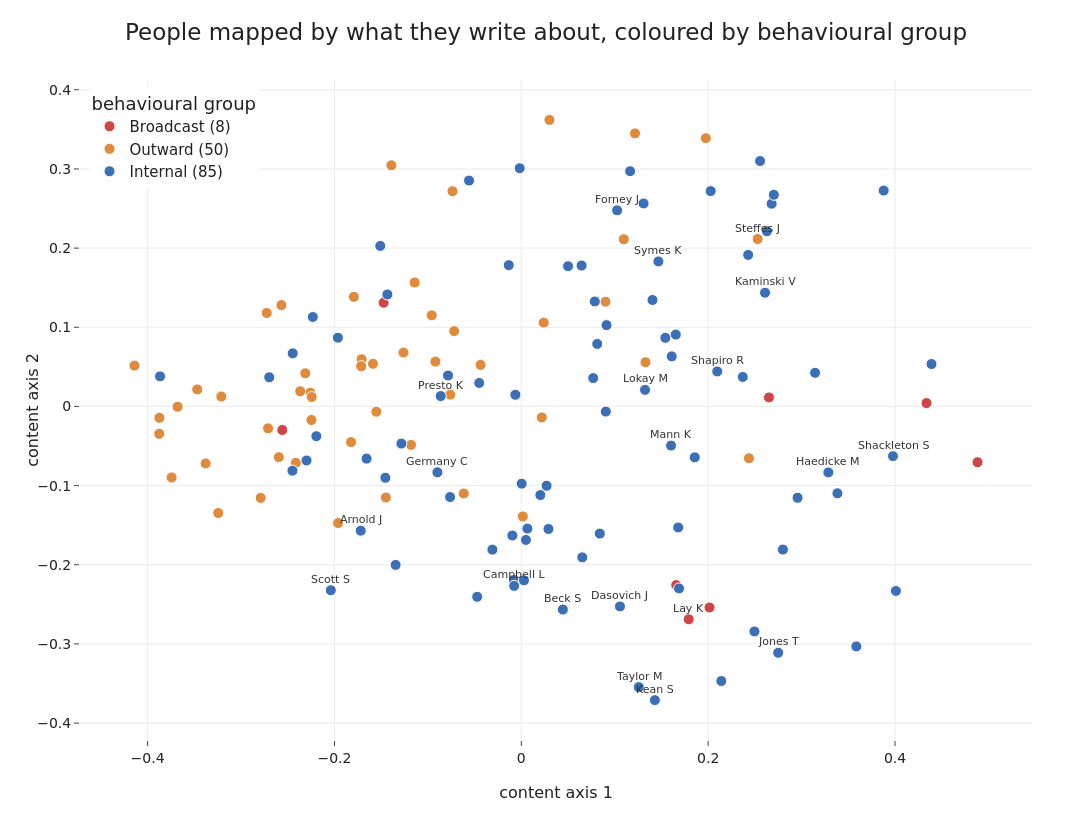

The notebook cell this image was saved under:
### Markdown cell above
## What the content space is organised by

If the body identifies the person but not their behavioural group, what *does* it
encode? Averaging each person's message embeddings into a single point and
projecting those points to two dimensions gives a map of the corpus by writing
content. Colour marks the behavioural group; the layout comes only from the text.

The behavioural colours do not form clean territories. The internal majority is
spread across the whole map and the handful of broadcasters sit among them; the
outward-facing group leans to one side but bleeds heavily into the middle rather
than separating. What organises the geometry is topical and structural: the
California-and-power names gather in one region, the trading and contracts desks
in others, regardless of behavioural group. That weak outward-facing lean is the
most the content carries, and it is exactly why the held-out classifier could
half-recover the outward group but fell below the majority baseline overall -
desk and subject matter cut across the behavioural roles instead of tracking them.

### Code cell
pe = pd.DataFrame(Xe, index=persons).groupby(level=0).mean()
pe = pe.loc[[p for p in ordered if p in pe.index]]
xy = PCA(n_components=2, random_state=0).fit_transform(normalize(pe.values))
pm = pd.DataFrame(xy, columns=["x", "y"], index=pe.index)

LABEL = [p for p in ["kaminski-v", "dasovich-j", "jones-t", "arnold-j", "forney-j",
         "lokay-m", "lay-k", "beck-s", "shackleton-s", "germany-c", "mann-k",
         "symes-k", "scott-s", "taylor-m", "shapiro-r", "steffes-j", "kean-s",
         "campbell-l", "haedicke-m", "presto-k"] if p in pm.index]
fig = go.Figure()
for grp in GROUPS:
    h = [p for p in pm.index if cl_name[p] == grp]
    fig.add_trace(go.Scatter(x=pm.loc[h, "x"], y=pm.loc[h, "y"], mode="markers",
        name=f"{SHORT[grp]} ({len(h)})", marker=dict(size=11, color=CMAP[grp],
        line=dict(width=1, color="white")),
        text=[disp(p) for p in h], hovertemplate="%{text}<extra></extra>"))
for p in LABEL:
    fig.add_annotation(x=pm.loc[p, "x"], y=pm.loc[p, "y"], text=disp(p),
        showarrow=False, yshift=11, font=dict(size=11, color="#333333"))
fig.update_layout(title="People mapped by what they write about, coloured by behavioural group",
    xaxis_title="content axis 1", yaxis_title="content axis 2",
    legend=dict(title="behavioural group", y=0.99, x=0.01))
save_fig(fig, "w6_3_content_map.png", w=1180, h=820, margin=dict(l=80, r=60, t=80, b=80))

### Figure 1 — Plotly figure (JSON) as saved in the notebook; plotly's stock layout.template omitted (floating-point values rounded to 4 significant figures)
{"data": [{"hovertemplate": "%{text}<extra></extra>", "marker": {"color": "#d04545", "line": {"color": "white", "width": 1}, "size": 11}, "mode": "markers", "name": "Broadcast (8)", "text": ["Williams W3", "Hain M", "Panus S", "Lay K", "Skilling J", "Whalley L", "Bailey S", "Baughman D"], "type": "scatter", "x": [-0.1474, 0.2015, 0.4883, 0.1791, 0.1658, 0.2651, 0.4337, -0.2558], "y": [0.131, -0.254, -0.07047, -0.2688, -0.2256, 0.01141, 0.004235, -0.02974]}, {"hovertemplate": "%{text}<extra></extra>", "marker": {"color": "#e08a3c", "line": {"color": "white", "width": 1}, "size": 11}, "mode": "markers", "name": "Outward (50)", "text": ["Steffes J", "Giron D", "Dorland C", "Rogers B", "Maggi M", "Parks J", "Quigley D", "Smith M", "Mims THURSTON-P", "Guzman M", "Hernandez J", "Richey C", "Davis D", "Zufferli J", "Kuykendall T", "Lucci P", "Carson M", "Ruscitti K", "Brawner S", "Pereira S", "Cuilla M", "Thomas P", "Ring A", "Storey G", "Harris S", "Platter P", "Sanchez M", "Ring R", "Dean C", "Keavey P", "Gang L", "Wolfe J", "Mckay B", "Quenet J", "Stepenovitch J", "Badeer R", "Solberg G", "Arora H", "Fischer M", "May L", "Pimenov V", "Swerzbin M", "Slinger R", "Hendrickson S", "Lewis A", "Townsend J", "Meyers A", "Donohoe T", "Saibi E", "Ermis F"], "type": "scatter", "x": [0.2529, -0.145, -0.1142, 0.1097, -0.2568, -0.2259, -0.2413, -0.1587, -0.3379, -0.414, -0.271, -0.3244, -0.1962, -0.1822, -0.3876, -0.321, -0.3873, -0.1261, -0.2312, 0.1329, -0.279, -0.1709, -0.2367, 0.001617, 0.02189, -0.2246, -0.3743, 0.2437, -0.3469, -0.07601, 0.1217, -0.2595, -0.1792, -0.3679, -0.2725, 0.09004, -0.1391, -0.09198, -0.0616, -0.07185, -0.1551, -0.09587, -0.07366, -0.2243, -0.118, 0.024, 0.03009, -0.04362, -0.1714, 0.1975], "y": [0.2115, -0.1151, 0.1566, 0.2112, 0.128, 0.01734, -0.07118, 0.05384, -0.072, 0.05161, -0.02765, -0.1346, -0.1473, -0.04501, -0.03452, 0.01254, -0.01435, 0.06803, 0.04192, 0.05587, -0.1155, 0.05962, 0.01916, -0.1389, -0.01389, -0.0171, -0.08976, -0.0654, 0.02152, 0.01493, 0.345, -0.06408, 0.1384, -0.0003997, 0.1181, 0.1323, 0.3046, 0.0566, -0.11, 0.09514, -0.006652, 0.1151, 0.2718, 0.01196, -0.04857, 0.1058, 0.362, 0.0525, 0.05079, 0.3389]}, {"hovertemplate": "%{text}<extra></extra>", "marker": {"color": "#3b6fb6", "line": {"color": "white", "width": 1}, "size": 11}, "mode": "markers", "name": "Internal (85)", "text": ["Dasovich J", "Kaminski V", "Mann K", "Shackleton S", "Jones T", "Germany C", "Lenhart M", "Taylor M", "Perlingiere D", "Nemec G", "Sanders R", "Kean S", "Scott S", "Bass E", "Beck S", "Arnold J", "Symes K", "Love P", "Sager E", "Lavorato J", "Stclair C", "Shankman J", "Kitchen L", "Cash M", "Fossum D", "Haedicke M", "Ward K", "Mcconnell M", "Watson K", "Blair L", "Presto K", "Farmer D", "Allen P", "Heard M", "Delainey D", "Hayslett R", "White S", "Derrick J", "Rodrique R", "Corman S", "Hyvl D", "Grigsby M", "Geaccone T", "Neal S", "Hyatt K", "Buy R", "Tycholiz B", "Stokley C", "Shapiro R", "Schoolcraft D", "Campbell L", "Causholli M", "Forney J", "Horton S", "Semperger C", "Mclaughlin E", "Lokay M", "Tholt J", "Shively H", "Keiser K", "Whitt M", "Zipper A", "Gay R", "Weldon C", "Griffith J", "Mckay J", "Scholtes D", "Sturm F", "Donoho L", "Hodge J", "Williams J", "Martin T", "Dickson S", "Mccarty D", "Ybarbo P", "Whalley G", "Schwieger J", "Crandell S", "Salisbury H", "Staab T", "Lokey T", "Rapp B", "Gilbertsmith D", "Reitmeyer J", "Holst K"], "type": "scatter", "x": [0.1056, 0.2608, 0.1603, 0.3978, 0.2749, -0.08982, -0.3867, 0.1257, 0.439, 0.2495, 0.2141, 0.1429, -0.2039, -0.03094, 0.04444, -0.1719, 0.1468, -0.2447, 0.1542, -0.1656, 0.3144, 0.1688, 0.006542, 0.237, -0.008038, 0.3287, 0.07694, 0.06526, 0.2679, 0.2555, -0.08627, 0.1679, 0.0003724, 0.2957, 0.2428, 0.2629, 0.2027, 0.3879, -0.1455, 0.02905, 0.3586, 0.05003, 0.09045, 0.08403, 0.02037, 0.2703, -0.009553, 0.09121, 0.2097, -0.006341, -0.007668, 0.08124, 0.1026, -0.1345, -0.2231, 0.1404, 0.1324, -0.2194, -0.04509, -0.01343, -0.04726, -0.1284, 0.002857, -0.245, -0.151, -0.1963, -0.05596, 0.1308, 0.02709, 0.4009, 0.1856, 0.06453, 0.3383, 0.1653, 0.161, -0.2299, -0.07845, -0.1434, -0.001732, 0.07866, 0.004945, 0.28, 0.1165, -0.2698, -0.07624], "y": [-0.2526, 0.1436, -0.04943, -0.06279, -0.3111, -0.08322, 0.03798, -0.3545, 0.05355, -0.2842, -0.3468, -0.371, -0.2321, -0.1809, -0.2565, -0.157, 0.1832, 0.06709, 0.08669, -0.0659, 0.04251, -0.2299, -0.1543, 0.03726, -0.2193, -0.08331, 0.03579, -0.1906, 0.2561, 0.31, 0.01308, -0.1529, -0.09757, -0.1154, 0.1914, 0.2213, 0.272, 0.2727, -0.09008, -0.1548, -0.3031, 0.1771, -0.006518, -0.1606, -0.112, 0.2673, -0.163, 0.1027, 0.04422, 0.01477, -0.2267, 0.07893, 0.2477, -0.2002, 0.113, 0.1345, 0.02093, -0.03759, 0.02965, 0.1785, -0.2404, -0.04691, -0.2197, -0.08115, 0.2028, 0.08678, 0.2853, 0.2564, -0.1002, -0.2331, -0.0643, 0.178, -0.1097, 0.09075, 0.06324, -0.06828, 0.03908, 0.1414, 0.3009, 0.1326, -0.1686, -0.1808, 0.2972, 0.03683, -0.1145]}], "layout": {"annotations": [{"font": {"color": "#333333", "size": 11}, "showarrow": false, "text": "Kaminski V", "x": 0.2608, "y": 0.1436, "yshift": 11}, {"font": {"color": "#333333", "size": 11}, "showarrow": false, "text": "Dasovich J", "x": 0.1056, "y": -0.2526, "yshift": 11}, {"font": {"color": "#333333", "size": 11}, "showarrow": false, "text": "Jones T", "x": 0.2749, "y": -0.3111, "yshift": 11}, {"font": {"color": "#333333", "size": 11}, "showarrow": false, "text": "Arnold J", "x": -0.1719, "y": -0.157, "yshift": 11}, {"font": {"color": "#333333", "size": 11}, "showarrow": false, "text": "Forney J", "x": 0.1026, "y": 0.2477, "yshift": 11}, {"font": {"color": "#333333", "size": 11}, "showarrow": false, "text": "Lokay M", "x": 0.1324, "y": 0.02093, "yshift": 11}, {"font": {"color": "#333333", "size": 11}, "showarrow": false, "text": "Lay K", "x": 0.1791, "y": -0.2688, "yshift": 11}, {"font": {"color": "#333333", "size": 11}, "showarrow": false, "text": "Beck S", "x": 0.04444, "y": -0.2565, "yshift": 11}, {"font": {"color": "#333333", "size": 11}, "showarrow": false, "text": "Shackleton S", "x": 0.3978, "y": -0.06279, "yshift": 11}, {"font": {"color": "#333333", "size": 11}, "showarrow": false, "text": "Germany C", "x": -0.08982, "y": -0.08322, "yshift": 11}, {"font": {"color": "#333333", "size": 11}, "showarrow": false, "text": "Mann K", "x": 0.1603, "y": -0.04943, "yshift": 11}, {"font": {"color": "#333333", "size": 11}, "showarrow": false, "text": "Symes K", "x": 0.1468, "y": 0.1832, "yshift": 11}, {"font": {"color": "#333333", "size": 11}, "showarrow": false, "text": "Scott S", "x": -0.2039, "y": -0.2321, "yshift": 11}, {"font": {"color": "#333333", "size": 11}, "showarrow": false, "text": "Taylor M", "x": 0.1257, "y": -0.3545, "yshift": 11}, {"font": {"color": "#333333", "size": 11}, "showarrow": false, "text": "Shapiro R", "x": 0.2097, "y": 0.04422, "yshift": 11}, {"font": {"color": "#333333", "size": 11}, "showarrow": false, "text": "Steffes J", "x": 0.2529, "y": 0.2115, "yshift": 11}, {"font": {"color": "#333333", "size": 11}, "showarrow": false, "text": "Kean S", "x": 0.1429, "y": -0.371, "yshift": 11}, {"font": {"color": "#333333", "size": 11}, "showarrow": false, "text": "Campbell L", "x": -0.007668, "y": -0.2267, "yshift": 11}, {"font": {"color": "#333333", "size": 11}, "showarrow": false, "text": "Haedicke M", "x": 0.3287, "y": -0.08331, "yshift": 11}, {"font": {"color": "#333333", "size": 11}, "showarrow": false, "text": "Presto K", "x": -0.08627, "y": 0.01308, "yshift": 11}], "height": 820, "legend": {"title": {"text": "behavioural group"}, "x": 0.01, "y": 0.99}, "margin": {"b": 80, "l": 80, "r": 60, "t": 80}, "title": {"text": "People mapped by what they write about, coloured by behavioural group"}, "width": 1180, "xaxis": {"title": {"text": "content axis 1"}}, "yaxis": {"title": {"text": "content axis 2"}}}}
